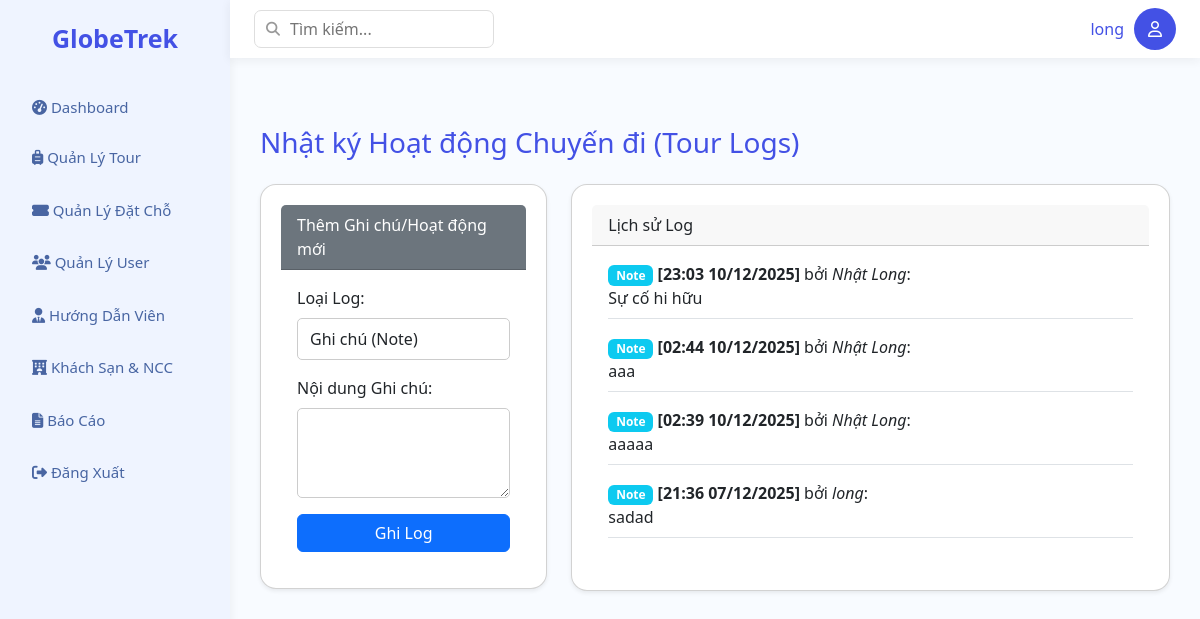
The page /Base/?action=departure-detail&id=163 (signed in) on the database its author committed.
### tables this page shows
CREATE TABLE `tour_logs` (
  `id` int NOT NULL,
  `departure_id` int NOT NULL,
  `staff_id` int NOT NULL COMMENT 'Người tạo log (FK Users.id)',
  `log_date` datetime DEFAULT CURRENT_TIMESTAMP,
  `log_content` text NOT NULL COMMENT 'Nội dung ghi chú/log',
  `log_type` enum('note','check','expense') NOT NULL DEFAULT 'note'
);

CREATE TABLE `users` (
  `id` int NOT NULL,
  `email` varchar(150) NOT NULL,
  `password` varchar(255) NOT NULL,
  `name` varchar(100) NOT NULL,
  `phone` varchar(20) NOT NULL,
  `role` enum('admin','customer','guide') NOT NULL,
  `created_at` timestamp NULL DEFAULT CURRENT_TIMESTAMP
);

### Base/controllers/DepartureController.php (called while the page is built, shortened)
<?php
class DepartureController
{
    public function departureDetail()
{
    $departureId = $_GET['id'] ?? null;
    $tourLogModel = new TourLogModel();
    $departureLogs = $tourLogModel->getLogsByDepartureId($departureId);
    require_once PATH_VIEW . 'main.php';
}
}

### Base/index.php (called while the page is built, shortened)
<?php
spl_autoload_register(function ($class) {
    $fileName = "$class.php";
    $fileModel              = PATH_MODEL . $fileName;
});
require_once './routes/index.php';

### Base/models/BaseModel.php (called while the page is built, shortened)
<?php
class BaseModel
{
    protected $pdo;
    public function __construct()
    {
        $dsn = sprintf('mysql:host=%s;port=%s;dbname=%s;charset=utf8', DB_HOST, DB_PORT, DB_NAME);
        try {
            $this->pdo = new PDO($dsn, DB_USERNAME, DB_PASSWORD, DB_OPTIONS);
        } catch (PDOException $e) {
            die("Kết nối cơ sở dữ liệu thất bại: {$e->getMessage()}. Vui lòng thử lại sau.");
        }
    }
    public function __destruct()
    {
        $this->pdo = null;
    }
    public function getConnection()
    {
        return $this->pdo;
}
}

### Base/models/TourLogModel.php (called while the page is built, shortened)
<?php
class TourLogModel extends BaseModel
{
    protected $table = "tour_logs";
    public $db;
    public function __construct() {
        $baseModel = new BaseModel();
        $this->db = $baseModel->getConnection();
    }
    public function getLogsByDepartureId($departureId)
    {
        $sql = "SELECT tl.*, u.name as staff_name
                FROM {$this->table} tl
                JOIN users u ON u.id = tl.staff_id
                WHERE tl.departure_id = :departure_id
                ORDER BY tl.log_date DESC";
        $stmt = $this->db->prepare($sql);
        $stmt->execute([':departure_id' => $departureId]);
        return $stmt->fetchAll(PDO::FETCH_ASSOC);
    }
}

### Base/views/admin/departure/departure-detail.php (the view, shortened to what this page needs)
<?php include PATH_VIEW . 'layout/header.php'; ?>
<div class="main">
    <div class="row mt-5">
        <div class="col-md-12">
            <h3 class="mb-4">Nhật ký Hoạt động Chuyến đi (Tour Logs)</h3>
        </div>
        <div class="col-md-4">
            <div class="card shadow-sm mb-4">
                <div class="card-header bg-secondary text-white">Thêm Ghi chú/Hoạt động mới</div>
                <div class="card-body">
                    <form action="<?= BASE_URL ?>?action=add-departure-log" method="post">
                        <div class="mb-3">
                            <label class="form-label">Loại Log:</label>
                            <select name="log_type" class="form-control">
                                <option value="note">Ghi chú (Note)</option>
                            </select>
                        </div>
                        <div class="mb-3">
                            <label class="form-label">Nội dung Ghi chú:</label>
                            <textarea name="log_content" class="form-control" rows="3" required></textarea>
                        </div>
                        <button type="submit" class="btn btn-primary w-100">Ghi Log</button>
                    </form>
                </div>
            </div>
        </div>
        <div class="col-md-8">
            <div class="card shadow-sm">
                <div class="card-header">Lịch sử Log</div>
                <div class="card-body log-history" style="max-height: 400px; overflow-y: auto;">
                    <?php if (!empty($departureLogs)): ?>
                        <ul class="list-unstyled">
                            <?php foreach ($departureLogs as $log): ?>
                                <li class="mb-3 border-bottom pb-2">
                                    <span class="badge bg-<?= ($log['log_type'] == 'expense' ? 'danger' : ($log['log_type'] == 'check' ? 'success' : 'info')) ?>">
                                        <?= ucfirst($log['log_type']) ?>
                                    </span>
                                    <strong>[<?= date('H:i d/m/Y', strtotime($log['log_date'])) ?>]</strong> bởi
                                    <em><?= $log['staff_name'] ?? 'Admin' ?></em>:
                                    <p class="mb-0 text-dark"><?= $log['log_content'] ?></p>
                                </li>
                            <?php endforeach; ?>
                        </ul>
                    <?php else: ?>
                        <p class="text-muted">Chuyến đi này chưa có ghi chú hoạt động nào.</p>
                    <?php endif; ?>
                </div>
            </div>
        </div>
    </div>
</div>
<?php include PATH_VIEW . 'layout/footer.php'; ?>

### Base/assets/css/layout.css (style rules this page uses)
:root { --orange: rgba(186, 207, 255, 0.142); --orange-active: rgba(200, 222, 255, 0.525); --orange-light: #bacfffff; --bg: #f8fbff; --white: #ffffff; --text: #4351e5; --muted: #2e4e94dd; --radius: 7px; --shadow: 0 2px 10px rgba(45, 45, 45, 0.07); font-family: "Inter", sans-serif; }
body { margin: 0; background: var(--bg); color: var(--text); overflow-x: hidden; }
.main { padding: 20px 30px; }

### Base/assets/css/table.css (style rules this page uses)
.form-control { width: 100%; padding: 8px 12px; border: 1px solid #ccc; border-radius: 5px; box-sizing: border-box; }
.card { background: white; padding: 20px; border-radius: 16px; box-shadow: 0 4px 12px rgba(0, 0, 0, 0.08); margin-bottom: 20px; }

### rows shown on the page
tour_logs: log_type "Note", log_date "23:03 10/12/2025", staff.name "Nhật Long", log_content "Sự cố hi hữu"
tour_logs: log_type "Note", log_date "02:44 10/12/2025", staff.name "Nhật Long", log_content "aaa"
tour_logs: log_type "Note", log_date "02:39 10/12/2025", staff.name "Nhật Long", log_content "aaaaa"
tour_logs: log_type "Note", log_date "21:36 07/12/2025", staff.name "long", log_content "sadad"

### other values the page prints
$_SESSION['user']['name'] "long"
